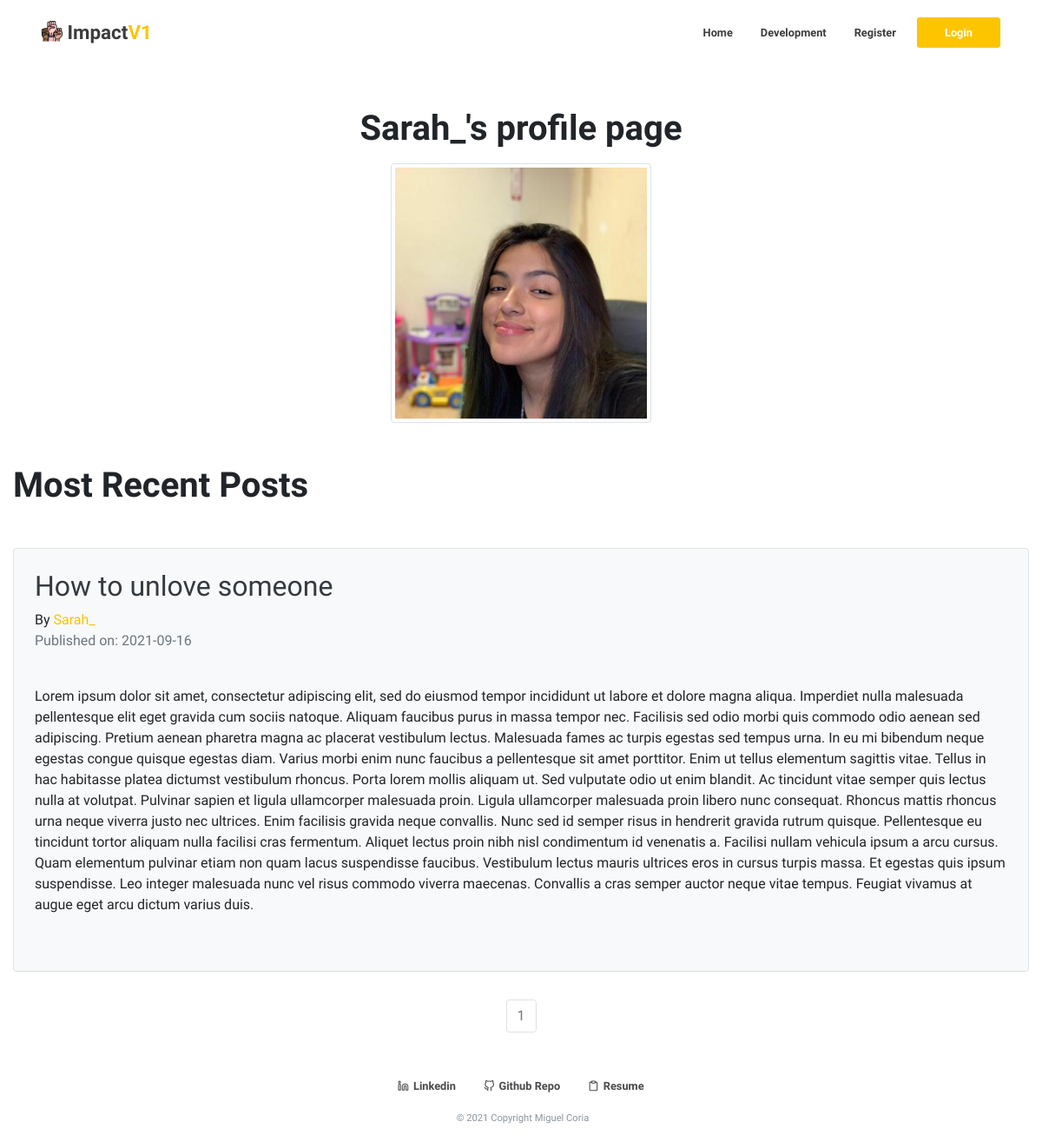
/Sarah_, run on the app's committed database.
### impact/models.py (models this page shows, shortened)
class User(db.Model,UserMixin):
    __tablename__ = 'users'
    id = db.Column(db.Integer, primary_key=True)
    profile_image = db.Column(db.String(64), nullable=False, default='default_profile.png')
    email = db.Column(db.String(64), unique=True, index=True)
    username = db.Column(db.String(64), unique=True, index=True)
    password_hash = db.Column(db.String(128))
    posts = db.relationship("Post", backref="author", lazy=True)

class Post(db.Model):
    users = db.relationship(User)
    id = db.Column(db.Integer, primary_key=True)
    post_image = db.Column(db.String(64), nullable=False, default='default_thumb.png')
    user_id = db.Column(db.Integer, db.ForeignKey('users.id'), nullable=False)
    date = db.Column(db.DateTime, nullable=False, default=datetime.utcnow)
    title = db.Column(db.String(140), nullable=False)
    text = db.Column(db.Text, nullable=False)

### impact/users/views.py (the view)
@users.route("/<username>")
def user_posts(username):
    page = request.args.get('page', 1, type=int)
    user = User.query.filter_by(username=username).first_or_404()
    posts = Post.query.filter_by(author=user).order_by(Post.date.desc()).paginate(page=page, per_page=5)
    return render_template('user_posts.html', posts=posts, user=user)

### impact/templates/user_posts.html
{% extends "base.html" %}
{% block content %}
<div class="">
    <div align='center'>
    <h1 class="mb-3 mt-5 font-weight-bold">{{user.username}}'s profile page</h1>
      <img class="img-thumbnail"src="{{url_for('static',filename='profile_pics/'+user.profile_image)}}" width="300">
    </div>
</div>
<div class="">
<h1 class="font-weight-bold mt-5">Most Recent Posts</h1>
{% for post in posts.items  %}
<div class="mt-5 mb-3 border rounded p-4 bg-light">
  <h2 class="text-dark"> <a class="text-dark" href="{{url_for('blog_post.blog_post',blog_post_id=post.id)}}">{{post.title}}</a> </h2>
  By <a href="{{url_for('users.user_posts',username=post.author.username)}}" class="text-warning">{{post.author.username}}</a>
  <p class='text-muted'>Published on: {{post.date.strftime("%Y-%m-%d")}}</p>
   <br>
   <p>{{post.text}}</p>
   <br>
  </div>
{% endfor %}
</div>
<nav aria-label='Page Navigation example'>
<ul class="pagination justify-content-center">
    {% for page_num in posts.iter_pages(left_edge=1,right_edge=1,left_current=1,right_current=2)  %}
      {% if posts.page == page_num %}
      <li class='page-item disabled'>
        <a class="page-link" href="{{url_for('users.user_posts',username=user.username,page=page_num)}}">{{ page_num}}</a>
      </li>
      {% else %}
      <li class='page-item'>
        <a class="page-link" href="{{url_for('users.user_posts',username=user.username,page=page_num)}}">{{ page_num}}</a>
      </li>
      {% endif %}
    {% endfor %}
  </ul>
</nav>
{% endblock %}

### impact/static/styles/main.css (style rules this page uses)
body { font-family: "Open Sans", sans-serif !important; height: 100vh; }
nav { padding: 1rem 6rem !important; background-color: #ffff; }
@media only screen and (max-width: 1250px) { nav { padding: 1rem 3rem !important; } }

### data on the page
User: username "Sarah_", profile_image (picture)
Post: title "How to unlove someone", author.username "Sarah_", date "2021-09-16", text "Lorem ipsum dolor sit amet, consectetur adipiscing elit, sed do eiusmod tempor incididunt ut labore et dolore magna aliqua. Imperdiet nulla malesuada pellentesque elit eget gravida cum sociis natoque. Aliquam faucibus purus in massa tempor nec. Facilisis sed odio morbi quis commodo odio aenean sed adipiscing. Pretium aenean pharetra magna ac placerat vestibulum lectus. Malesuada fames ac turpis egestas sed tempus urna. In eu mi bibendum neque egestas congue quisque egestas diam. Varius morbi enim nunc faucibus a pellentesque sit amet porttitor. Enim ut tellus elementum sagittis vitae. Tellus in hac habitasse platea dictumst vestibulum rhoncus. Porta lorem mollis aliquam ut. Sed vulputate…"

### other printed values
{{ page_num }} "1"
